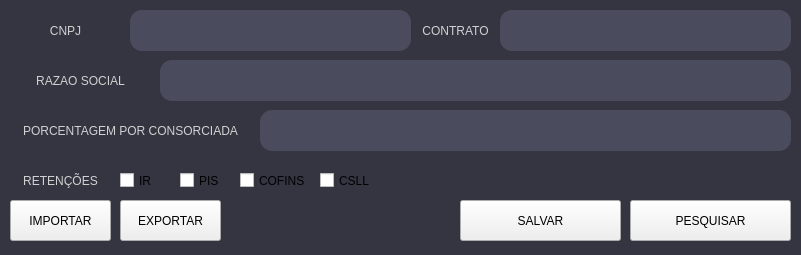
<?xml version="1.0" encoding="UTF-8"?>
<ui version="4.0">
 <class>MainWindow</class>
 <widget class="QMainWindow" name="MainWindow">
  <property name="geometry">
   <rect>
    <x>0</x>
    <y>0</y>
    <width>801</width>
    <height>255</height>
   </rect>
  </property>
  <property name="windowTitle">
   <string>Porcentagem Consórcios</string>
  </property>
  <property name="styleSheet">
   <string notr="true">QMainWindow {
    background-color: rgb(52, 53, 65);
}

QStackedWidget {
    background-color: rgb(52, 53, 65);
    gridline-color: black;
    border-style: solid;
    border-width: 3px;
	border-radius:12px;
}

QPushButton[class=&quot;botoes1&quot;] {
    border-radius: 10px;
    border-width: 2px;
    background-color: qlineargradient(
        spread: pad, 
        x1: 0, y1: 1, 
        x2: 0, y2: 0, 
        stop: 0 #648ed1,
        stop: 0.35 #366096,   /* Azul escuro */
        stop: 1 #366096  /* Azul claro */
    );
}

QPushButton:hover[class=&quot;botoes1&quot;] {
    color: rgb(9, 9, 9);
    border-radius: 10px;
    border-width: 2px;
    border-style: outset;
    border-color: black;
    background-color: #8cff57;
}

QPushButton[class=&quot;botoes2&quot;] {
    background-color: rgb(37, 38, 47);
    color: white;
    border-radius: 10px;
}

QPushButton:hover[class=&quot;botoes2&quot;] {
    background-color: rgb(82, 84, 103);
}

QLineEdit {
    background-color: rgb(92, 94, 115);
    color: white;
}

QLabel {
    border-radius: 15px;
    border-style: outset;
    color: rgb(209, 209, 209);
}

QTextEdit{
background-color: rgb(74, 76, 93);
color: white;
border-radius:12px;
}
QLineEdit{
background-color: rgb(74, 76, 93);
color: white;
border-radius:12px;
}

QComboBox{
	color: white;
background-color: rgb(92, 94, 115);
border-radius:5px;
}

[class=&quot;config&quot;]{
	background-color: rgb(92, 94, 115);
	 border-width: 2px;
    border-style: outset;
}
</string>
  </property>
  <widget class="QWidget" name="centralwidget">
   <widget class="QPushButton" name="btn_pesq">
    <property name="geometry">
     <rect>
      <x>630</x>
      <y>200</y>
      <width>161</width>
      <height>41</height>
     </rect>
    </property>
    <property name="text">
     <string>PESQUISAR</string>
    </property>
    <property name="class" stdset="0">
     <string>botoes1</string>
    </property>
   </widget>
   <widget class="QPushButton" name="btn_salvar">
    <property name="geometry">
     <rect>
      <x>460</x>
      <y>200</y>
      <width>161</width>
      <height>41</height>
     </rect>
    </property>
    <property name="styleSheet">
     <string notr="true"/>
    </property>
    <property name="text">
     <string>SALVAR</string>
    </property>
    <property name="class" stdset="0">
     <string>botoes1</string>
    </property>
   </widget>
   <widget class="QLineEdit" name="txt_cnpj">
    <property name="geometry">
     <rect>
      <x>130</x>
      <y>10</y>
      <width>281</width>
      <height>41</height>
     </rect>
    </property>
    <property name="text">
     <string/>
    </property>
   </widget>
   <widget class="QLabel" name="label_10">
    <property name="geometry">
     <rect>
      <x>10</x>
      <y>10</y>
      <width>111</width>
      <height>41</height>
     </rect>
    </property>
    <property name="styleSheet">
     <string notr="true"/>
    </property>
    <property name="text">
     <string>CNPJ</string>
    </property>
    <property name="alignment">
     <set>Qt::AlignCenter</set>
    </property>
   </widget>
   <widget class="QLineEdit" name="txt_contrato">
    <property name="geometry">
     <rect>
      <x>500</x>
      <y>10</y>
      <width>291</width>
      <height>41</height>
     </rect>
    </property>
    <property name="text">
     <string/>
    </property>
   </widget>
   <widget class="QLabel" name="label_11">
    <property name="geometry">
     <rect>
      <x>400</x>
      <y>10</y>
      <width>111</width>
      <height>41</height>
     </rect>
    </property>
    <property name="styleSheet">
     <string notr="true"/>
    </property>
    <property name="text">
     <string>CONTRATO</string>
    </property>
    <property name="alignment">
     <set>Qt::AlignCenter</set>
    </property>
   </widget>
   <widget class="QLineEdit" name="txt_razao">
    <property name="geometry">
     <rect>
      <x>160</x>
      <y>60</y>
      <width>631</width>
      <height>41</height>
     </rect>
    </property>
    <property name="text">
     <string/>
    </property>
   </widget>
   <widget class="QLabel" name="label_12">
    <property name="geometry">
     <rect>
      <x>10</x>
      <y>60</y>
      <width>141</width>
      <height>41</height>
     </rect>
    </property>
    <property name="styleSheet">
     <string notr="true"/>
    </property>
    <property name="text">
     <string>RAZAO SOCIAL</string>
    </property>
    <property name="alignment">
     <set>Qt::AlignCenter</set>
    </property>
   </widget>
   <widget class="QLabel" name="label_13">
    <property name="geometry">
     <rect>
      <x>10</x>
      <y>110</y>
      <width>241</width>
      <height>41</height>
     </rect>
    </property>
    <property name="styleSheet">
     <string notr="true"/>
    </property>
    <property name="text">
     <string>PORCENTAGEM POR CONSORCIADA</string>
    </property>
    <property name="alignment">
     <set>Qt::AlignCenter</set>
    </property>
   </widget>
   <widget class="QLineEdit" name="txt_porcent">
    <property name="geometry">
     <rect>
      <x>260</x>
      <y>110</y>
      <width>531</width>
      <height>41</height>
     </rect>
    </property>
    <property name="text">
     <string/>
    </property>
   </widget>
   <widget class="QLabel" name="label_14">
    <property name="geometry">
     <rect>
      <x>10</x>
      <y>160</y>
      <width>101</width>
      <height>41</height>
     </rect>
    </property>
    <property name="styleSheet">
     <string notr="true"/>
    </property>
    <property name="text">
     <string>RETENÇÕES</string>
    </property>
    <property name="alignment">
     <set>Qt::AlignCenter</set>
    </property>
   </widget>
   <widget class="QCheckBox" name="ret_ir">
    <property name="geometry">
     <rect>
      <x>120</x>
      <y>160</y>
      <width>51</width>
      <height>41</height>
     </rect>
    </property>
    <property name="text">
     <string>IR</string>
    </property>
   </widget>
   <widget class="QCheckBox" name="ret_pis">
    <property name="geometry">
     <rect>
      <x>180</x>
      <y>160</y>
      <width>51</width>
      <height>41</height>
     </rect>
    </property>
    <property name="text">
     <string>PIS</string>
    </property>
   </widget>
   <widget class="QCheckBox" name="ret_cofins">
    <property name="geometry">
     <rect>
      <x>240</x>
      <y>160</y>
      <width>71</width>
      <height>41</height>
     </rect>
    </property>
    <property name="text">
     <string>COFINS</string>
    </property>
   </widget>
   <widget class="QCheckBox" name="ret_csll">
    <property name="geometry">
     <rect>
      <x>320</x>
      <y>160</y>
      <width>71</width>
      <height>41</height>
     </rect>
    </property>
    <property name="text">
     <string>CSLL</string>
    </property>
   </widget>
   <widget class="QPushButton" name="btn_importar">
    <property name="geometry">
     <rect>
      <x>10</x>
      <y>200</y>
      <width>101</width>
      <height>41</height>
     </rect>
    </property>
    <property name="text">
     <string>IMPORTAR</string>
    </property>
    <property name="class" stdset="0">
     <string>botoes1</string>
    </property>
   </widget>
   <widget class="QPushButton" name="btn_exportar">
    <property name="geometry">
     <rect>
      <x>120</x>
      <y>200</y>
      <width>101</width>
      <height>41</height>
     </rect>
    </property>
    <property name="text">
     <string>EXPORTAR</string>
    </property>
    <property name="class" stdset="0">
     <string>botoes1</string>
    </property>
   </widget>
  </widget>
 </widget>
 <resources/>
 <connections/>
</ui>
